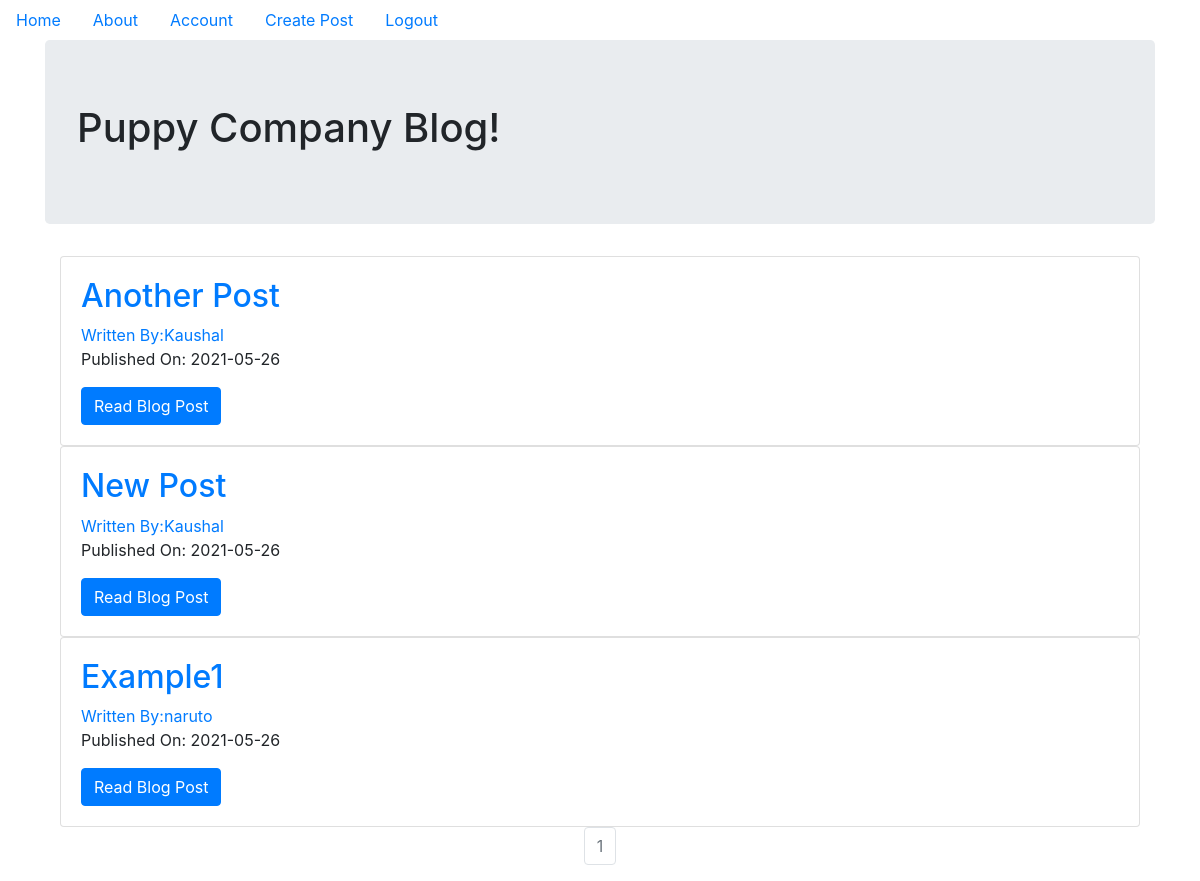
The page / (signed in) on the database its author committed.
### myproject/models.py (models this page shows, shortened)
class BlogPosts(db.Model,UserMixin):
	__tablename__ = 'posts'
	users = db.relationship(User)
	id = db.Column(db.Integer,primary_key=True)
	user_id = db.Column(db.Integer,db.ForeignKey('users.id'),nullable=False)
	date = db.Column(db.DateTime,nullable=False,default=datetime.utcnow)
	text = db.Column(db.Text,nullable=False)
	title = db.Column(db.String(140),nullable=False)

class User(db.Model,UserMixin):
	__tablename__ = 'users'
	id = db.Column(db.Integer,primary_key=True)
	username = db.Column(db.String(64),unique= True,index=True)
	password_hash = db.Column(db.String(128))
	email = db.Column(db.String(64),unique=True,index=True)
	profile_image = db.Column(db.String,nullable=False,default='default_profile.png')
	posts = db.relationship('BlogPosts',backref='author',lazy=True)

### myproject/core/view.py (the view)
@core.route('/')
def index():
	page = request.args.get('page',1,type=int)
	blog_posts = BlogPosts.query.order_by(BlogPosts.date.desc()).paginate(page=page,per_page=5)
	return render_template('index.html',blog_posts=blog_posts)

### myproject/models.py (called while the page is built)
@login_manager.user_loader
def load_user(user_id):
	return User.query.get(user_id)

### myproject/templates/index.html (shortened to what this page needs)
{% extends "base.html" %}
{% block content %}
	<div class="jumbotron">
		<h1>Puppy Company Blog!</h1>
	</div>
	<div class="container">
		{% for post in blog_posts.items %}
			<div class="card">
				<div class="card-body">
					<h2><a class="card-title" href="{{url_for('blog_posts.blog_post',blog_post_id=post.id)}}">{{post.title}}</a></h2>
					<a href="{{url_for('users.user_posts',username=post.author.username)}}">Written By:{{post.author.username}}</a>
					<p>Published On: {{post.date.strftime('%Y-%m-%d')}}</p>
					<a class = "btn btn-primary"href="{{url_for('blog_posts.blog_post',blog_post_id=post.id)}}">Read Blog Post</a>
				</div>
			</div>
		{% endfor %}
	</div>
	   <nav aria-label="Page navigation example">
	     <ul class="pagination justify-content-center">
	        {% for page_num in blog_posts.iter_pages(left_edge=1, right_edge=1, left_current=1, right_current=2) %}
	          {% if blog_posts.page == page_num %}
	            <li class="page-item disabled">
	              <a class="page-link" href="{{ url_for('core.index', page=page_num) }}">{{ page_num }}</a></li>
	          {% else %}
	            <li class="page-item"><a class="page-link" href="{{ url_for('core.index', page=page_num) }}">{{ page_num }}</a></li>
	          {% endif %}
	        {% endfor %}
	    </nav>
{% endblock %}

### rows shown on the page
BlogPosts: title "Another Post", author.username "Kaushal", date "2021-05-26"
BlogPosts: title "New Post", author.username "Kaushal", date "2021-05-26"
BlogPosts: title "Example1", author.username "naruto", date "2021-05-26"

### other values the page prints
{{ page_num }} "1"
